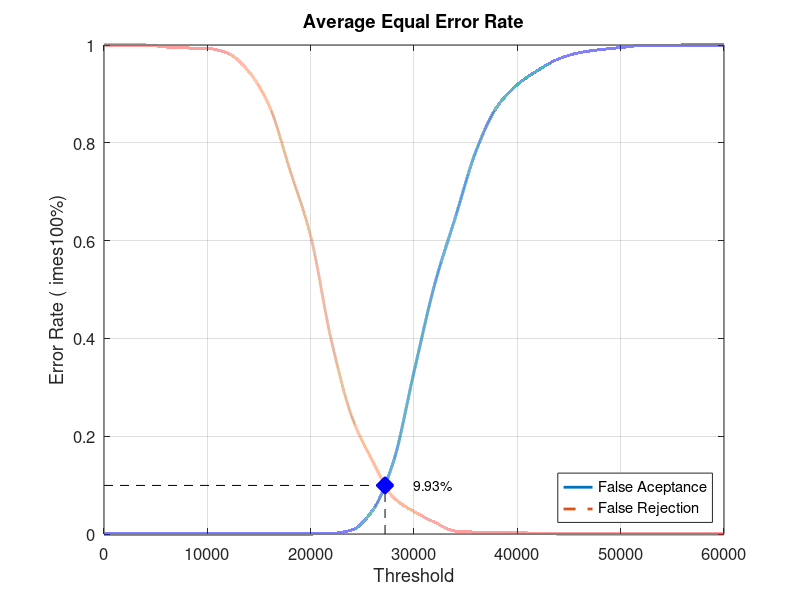
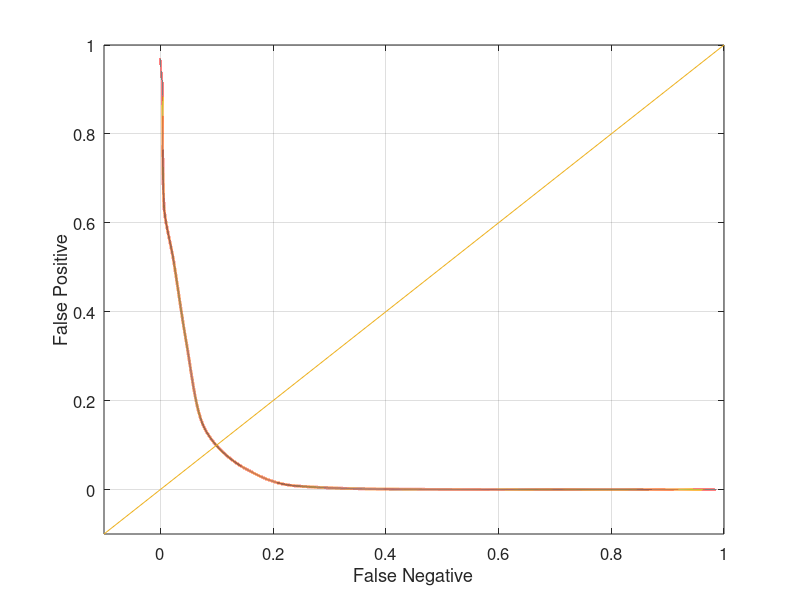

The MATLAB source for these figures, in order:
close all;
clear;
clc;
x = 0:2000:60000;
xq = 0:0.5:60000;

y0 = [0 0 0 0 0 0 0 0 0 0 0 0.00105263 0.00842105 0.048421 0.147368 0.331579 0.510526 0.647368 0.783158 0.872632 0.918947 0.948421 0.971579 0.98421 0.990526 0.994737 0.998947 0.998947 1 1 1]
yy0 = interp1(x, y0, xq, 'pchip');
y1 = [1 1 1 0.996 0.994 0.993 0.983 0.946 0.875 0.744 0.609 0.396 0.239 0.149 0.075 0.046 0.024 0.006 0.004 0.004 0.003 0.001 0 0 0 0 0 0 0 0 0]
yy1 = interp1(x, y1, xq, 'pchip');

% Calculating EER: 
y2 = abs(y0 - y1);
find(y2 == min(y2))
yy2 = abs(yy0 - yy1);
xEER = find(yy2 == min(yy2));
xEERIndex = xq(xEER) % X-axis EER
yEER = yy0(xEER) % Y-axis EER

main = figure
plot(xq, yy0,'-','LineWidth', 2);	hold on
plot(xq, yy1,'--','LineWidth', 2);	hold on
plot([xEERIndex xEERIndex], [0 yEER], 'k--');	hold on
plot([0 xEERIndex], [yEER yEER], 'k--');	hold on
plot(xEERIndex, yEER, 'bx', 'LineWidth', 10);	hold on
text(xEERIndex + 10 * xEERIndex / 100, yEER, [num2str(round((10000 * yEER)) / 100) '%'])
legend('False Aceptance', 'False Rejection', 'Location', 'SouthEast')
xlabel('Threshold')
ylabel('Error Rate (	imes100%)')
title('Average Equal Error Rate')
set(gca, 'FontSize', 12)
axis([0 60000 0 1])
grid on

print(main, 'Database1AverageMain', '-dpng');
FNRxFPR = figure('Color', [1 1 1]);
plot(yy1, yy0, '-', yy1, yy0, 'LineWidth', 2);
hold on
y = -0.1:0.1:1
plot(y, y); 
set(gca, 'FontSize', 12)
xlabel('False Negative')
ylabel('False Positive')
axis([-0.1 1 -0.1 1])
set(gca, 'FontSize', 12)
grid on

print(FNRxFPR, 'Database1AverageFNRxFPR','-dpng');
